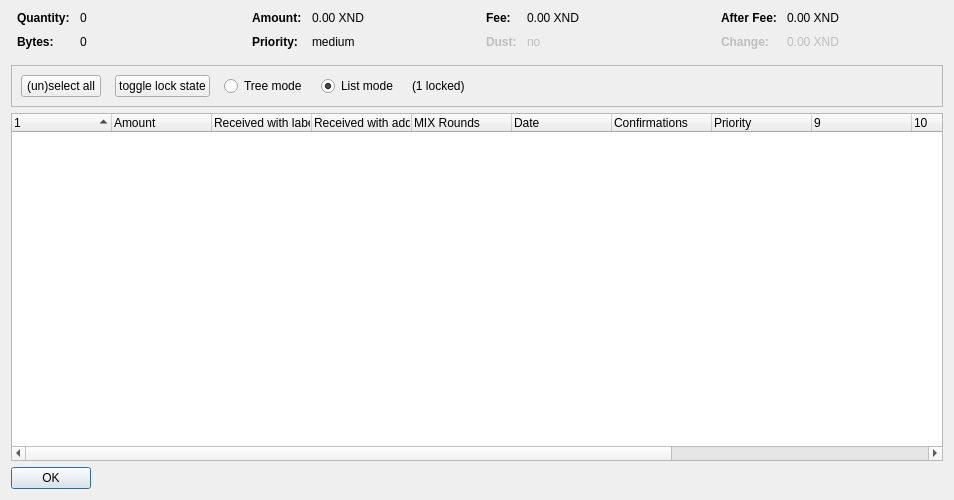
<?xml version="1.0" encoding="UTF-8"?>
<ui version="4.0">
 <class>CoinControlDialog</class>
 <widget class="QDialog" name="CoinControlDialog">
  <property name="geometry">
   <rect>
    <x>0</x>
    <y>0</y>
    <width>954</width>
    <height>500</height>
   </rect>
  </property>
  <property name="windowTitle">
   <string>Coin Selection</string>
  </property>
  <layout class="QVBoxLayout" name="verticalLayout">
   <item>
    <layout class="QHBoxLayout" name="horizontalLayoutTop" stretch="0,0,0,0">
     <property name="topMargin">
      <number>0</number>
     </property>
     <property name="bottomMargin">
      <number>10</number>
     </property>
     <item>
      <layout class="QFormLayout" name="formLayoutCoinControl1">
       <property name="horizontalSpacing">
        <number>10</number>
       </property>
       <property name="verticalSpacing">
        <number>10</number>
       </property>
       <property name="leftMargin">
        <number>6</number>
       </property>
       <property name="rightMargin">
        <number>6</number>
       </property>
       <item row="0" column="0">
        <widget class="QLabel" name="labelCoinControlQuantityText">
         <property name="font">
          <font>
           <weight>75</weight>
           <bold>true</bold>
          </font>
         </property>
         <property name="text">
          <string>Quantity:</string>
         </property>
        </widget>
       </item>
       <item row="0" column="1">
        <widget class="QLabel" name="labelCoinControlQuantity">
         <property name="cursor">
          <cursorShape>IBeamCursor</cursorShape>
         </property>
         <property name="contextMenuPolicy">
          <enum>Qt::ActionsContextMenu</enum>
         </property>
         <property name="text">
          <string notr="true">0</string>
         </property>
         <property name="textInteractionFlags">
          <set>Qt::LinksAccessibleByMouse|Qt::TextSelectableByKeyboard|Qt::TextSelectableByMouse</set>
         </property>
        </widget>
       </item>
       <item row="1" column="0">
        <widget class="QLabel" name="labelCoinControlBytesText">
         <property name="font">
          <font>
           <weight>75</weight>
           <bold>true</bold>
          </font>
         </property>
         <property name="text">
          <string>Bytes:</string>
         </property>
        </widget>
       </item>
       <item row="1" column="1">
        <widget class="QLabel" name="labelCoinControlBytes">
         <property name="cursor">
          <cursorShape>IBeamCursor</cursorShape>
         </property>
         <property name="contextMenuPolicy">
          <enum>Qt::ActionsContextMenu</enum>
         </property>
         <property name="text">
          <string notr="true">0</string>
         </property>
         <property name="textInteractionFlags">
          <set>Qt::LinksAccessibleByMouse|Qt::TextSelectableByKeyboard|Qt::TextSelectableByMouse</set>
         </property>
        </widget>
       </item>
      </layout>
     </item>
     <item>
      <layout class="QFormLayout" name="formLayoutCoinControl2">
       <property name="horizontalSpacing">
        <number>10</number>
       </property>
       <property name="verticalSpacing">
        <number>10</number>
       </property>
       <property name="leftMargin">
        <number>6</number>
       </property>
       <property name="rightMargin">
        <number>6</number>
       </property>
       <item row="0" column="0">
        <widget class="QLabel" name="labelCoinControlAmountText">
         <property name="font">
          <font>
           <weight>75</weight>
           <bold>true</bold>
          </font>
         </property>
         <property name="text">
          <string>Amount:</string>
         </property>
        </widget>
       </item>
       <item row="0" column="1">
        <widget class="QLabel" name="labelCoinControlAmount">
         <property name="cursor">
          <cursorShape>IBeamCursor</cursorShape>
         </property>
         <property name="contextMenuPolicy">
          <enum>Qt::ActionsContextMenu</enum>
         </property>
         <property name="text">
          <string notr="true">0.00 XND</string>
         </property>
         <property name="textInteractionFlags">
          <set>Qt::LinksAccessibleByMouse|Qt::TextSelectableByKeyboard|Qt::TextSelectableByMouse</set>
         </property>
        </widget>
       </item>
       <item row="1" column="0">
        <widget class="QLabel" name="labelCoinControlPriorityText">
         <property name="font">
          <font>
           <weight>75</weight>
           <bold>true</bold>
          </font>
         </property>
         <property name="text">
          <string>Priority:</string>
         </property>
        </widget>
       </item>
       <item row="1" column="1">
        <widget class="QLabel" name="labelCoinControlPriority">
         <property name="cursor">
          <cursorShape>IBeamCursor</cursorShape>
         </property>
         <property name="contextMenuPolicy">
          <enum>Qt::ActionsContextMenu</enum>
         </property>
         <property name="text">
          <string>medium</string>
         </property>
         <property name="textInteractionFlags">
          <set>Qt::LinksAccessibleByMouse|Qt::TextSelectableByKeyboard|Qt::TextSelectableByMouse</set>
         </property>
        </widget>
       </item>
      </layout>
     </item>
     <item>
      <layout class="QFormLayout" name="formLayoutCoinControl3">
       <property name="horizontalSpacing">
        <number>10</number>
       </property>
       <property name="verticalSpacing">
        <number>10</number>
       </property>
       <property name="leftMargin">
        <number>6</number>
       </property>
       <property name="rightMargin">
        <number>6</number>
       </property>
       <item row="0" column="0">
        <widget class="QLabel" name="labelCoinControlFeeText">
         <property name="font">
          <font>
           <weight>75</weight>
           <bold>true</bold>
          </font>
         </property>
         <property name="text">
          <string>Fee:</string>
         </property>
        </widget>
       </item>
       <item row="0" column="1">
        <widget class="QLabel" name="labelCoinControlFee">
         <property name="cursor">
          <cursorShape>IBeamCursor</cursorShape>
         </property>
         <property name="contextMenuPolicy">
          <enum>Qt::ActionsContextMenu</enum>
         </property>
         <property name="text">
          <string notr="true">0.00 XND</string>
         </property>
         <property name="textInteractionFlags">
          <set>Qt::LinksAccessibleByMouse|Qt::TextSelectableByKeyboard|Qt::TextSelectableByMouse</set>
         </property>
        </widget>
       </item>
       <item row="1" column="0">
        <widget class="QLabel" name="labelCoinControlLowOutputText">
         <property name="enabled">
          <bool>false</bool>
         </property>
         <property name="font">
          <font>
           <weight>75</weight>
           <bold>true</bold>
          </font>
         </property>
         <property name="text">
          <string>Dust:</string>
         </property>
        </widget>
       </item>
       <item row="1" column="1">
        <widget class="QLabel" name="labelCoinControlLowOutput">
         <property name="enabled">
          <bool>false</bool>
         </property>
         <property name="cursor">
          <cursorShape>IBeamCursor</cursorShape>
         </property>
         <property name="contextMenuPolicy">
          <enum>Qt::ActionsContextMenu</enum>
         </property>
         <property name="text">
          <string>no</string>
         </property>
         <property name="textInteractionFlags">
          <set>Qt::LinksAccessibleByMouse|Qt::TextSelectableByKeyboard|Qt::TextSelectableByMouse</set>
         </property>
        </widget>
       </item>
      </layout>
     </item>
     <item>
      <layout class="QFormLayout" name="formLayoutCoinControl4">
       <property name="horizontalSpacing">
        <number>10</number>
       </property>
       <property name="verticalSpacing">
        <number>10</number>
       </property>
       <property name="leftMargin">
        <number>6</number>
       </property>
       <property name="rightMargin">
        <number>6</number>
       </property>
       <item row="0" column="0">
        <widget class="QLabel" name="labelCoinControlAfterFeeText">
         <property name="font">
          <font>
           <weight>75</weight>
           <bold>true</bold>
          </font>
         </property>
         <property name="text">
          <string>After Fee:</string>
         </property>
        </widget>
       </item>
       <item row="0" column="1">
        <widget class="QLabel" name="labelCoinControlAfterFee">
         <property name="cursor">
          <cursorShape>IBeamCursor</cursorShape>
         </property>
         <property name="contextMenuPolicy">
          <enum>Qt::ActionsContextMenu</enum>
         </property>
         <property name="text">
          <string notr="true">0.00 XND</string>
         </property>
         <property name="textInteractionFlags">
          <set>Qt::LinksAccessibleByMouse|Qt::TextSelectableByKeyboard|Qt::TextSelectableByMouse</set>
         </property>
        </widget>
       </item>
       <item row="1" column="0">
        <widget class="QLabel" name="labelCoinControlChangeText">
         <property name="enabled">
          <bool>false</bool>
         </property>
         <property name="font">
          <font>
           <weight>75</weight>
           <bold>true</bold>
          </font>
         </property>
         <property name="text">
          <string>Change:</string>
         </property>
        </widget>
       </item>
       <item row="1" column="1">
        <widget class="QLabel" name="labelCoinControlChange">
         <property name="enabled">
          <bool>false</bool>
         </property>
         <property name="cursor">
          <cursorShape>IBeamCursor</cursorShape>
         </property>
         <property name="contextMenuPolicy">
          <enum>Qt::ActionsContextMenu</enum>
         </property>
         <property name="text">
          <string notr="true">0.00 XND</string>
         </property>
         <property name="textInteractionFlags">
          <set>Qt::LinksAccessibleByMouse|Qt::TextSelectableByKeyboard|Qt::TextSelectableByMouse</set>
         </property>
        </widget>
       </item>
      </layout>
     </item>
    </layout>
   </item>
   <item>
    <widget class="QFrame" name="frame">
     <property name="minimumSize">
      <size>
       <width>0</width>
       <height>40</height>
      </size>
     </property>
     <property name="frameShape">
      <enum>QFrame::StyledPanel</enum>
     </property>
     <property name="frameShadow">
      <enum>QFrame::Sunken</enum>
     </property>
     <layout class="QHBoxLayout" name="horizontalLayout">
      <item>
       <layout class="QHBoxLayout" name="horizontalLayoutPanel" stretch="0,0,0,0,0,0">
        <property name="spacing">
         <number>14</number>
        </property>
        <item>
         <widget class="QPushButton" name="pushButtonSelectAll">
          <property name="sizePolicy">
           <sizepolicy hsizetype="Maximum" vsizetype="Fixed">
            <horstretch>0</horstretch>
            <verstretch>0</verstretch>
           </sizepolicy>
          </property>
          <property name="text">
           <string>(un)select all</string>
          </property>
          <property name="autoDefault">
           <bool>false</bool>
          </property>
         </widget>
        </item>
        <item>
         <widget class="QPushButton" name="pushButtonToggleLock">
          <property name="sizePolicy">
           <sizepolicy hsizetype="Maximum" vsizetype="Fixed">
            <horstretch>0</horstretch>
            <verstretch>0</verstretch>
           </sizepolicy>
          </property>
          <property name="text">
           <string>toggle lock state</string>
          </property>
          <property name="autoDefault">
           <bool>false</bool>
          </property>
         </widget>
        </item>
        <item>
         <widget class="QRadioButton" name="radioTreeMode">
          <property name="sizePolicy">
           <sizepolicy hsizetype="Maximum" vsizetype="Fixed">
            <horstretch>0</horstretch>
            <verstretch>0</verstretch>
           </sizepolicy>
          </property>
          <property name="text">
           <string>Tree mode</string>
          </property>
         </widget>
        </item>
        <item>
         <widget class="QRadioButton" name="radioListMode">
          <property name="sizePolicy">
           <sizepolicy hsizetype="Maximum" vsizetype="Fixed">
            <horstretch>0</horstretch>
            <verstretch>0</verstretch>
           </sizepolicy>
          </property>
          <property name="text">
           <string>List mode</string>
          </property>
          <property name="checked">
           <bool>true</bool>
          </property>
         </widget>
        </item>
        <item>
         <widget class="QLabel" name="labelLocked">
          <property name="text">
           <string>(1 locked)</string>
          </property>
         </widget>
        </item>
        <item>
         <spacer name="horizontalSpacer">
          <property name="orientation">
           <enum>Qt::Horizontal</enum>
          </property>
          <property name="sizeHint" stdset="0">
           <size>
            <width>40</width>
            <height>20</height>
           </size>
          </property>
         </spacer>
        </item>
       </layout>
      </item>
     </layout>
    </widget>
   </item>
   <item>
    <widget class="CoinControlTreeWidget" name="treeWidget">
     <property name="contextMenuPolicy">
      <enum>Qt::CustomContextMenu</enum>
     </property>
     <property name="sortingEnabled">
      <bool>false</bool>
     </property>
     <property name="columnCount">
      <number>13</number>
     </property>
     <attribute name="headerShowSortIndicator" stdset="0">
      <bool>true</bool>
     </attribute>
     <attribute name="headerStretchLastSection">
      <bool>false</bool>
     </attribute>
     <column>
      <property name="text">
       <string/>
      </property>
     </column>
     <column>
      <property name="text">
       <string>Amount</string>
      </property>
     </column>
     <column>
      <property name="text">
       <string>Received with label</string>
      </property>
     </column>
     <column>
      <property name="text">
       <string>Received with address</string>
      </property>
     </column>
     <column>
      <property name="text">
       <string>MIX Rounds</string>
      </property>
     </column>
     <column>
      <property name="text">
       <string>Date</string>
      </property>
     </column>
     <column>
      <property name="text">
       <string>Confirmations</string>
      </property>
      <property name="toolTip">
       <string>Confirmed</string>
      </property>
     </column>
     <column>
      <property name="text">
       <string>Priority</string>
      </property>
     </column>
     <column>
      <property name="text">
       <string/>
      </property>
     </column>
     <column>
      <property name="text">
       <string/>
      </property>
     </column>
     <column>
      <property name="text">
       <string/>
      </property>
     </column>
     <column>
      <property name="text">
       <string/>
      </property>
     </column>
     <column>
      <property name="text">
       <string/>
      </property>
     </column>
    </widget>
   </item>
   <item>
    <widget class="QDialogButtonBox" name="buttonBox">
     <property name="sizePolicy">
      <sizepolicy hsizetype="Maximum" vsizetype="Fixed">
       <horstretch>0</horstretch>
       <verstretch>0</verstretch>
      </sizepolicy>
     </property>
     <property name="orientation">
      <enum>Qt::Horizontal</enum>
     </property>
     <property name="standardButtons">
      <set>QDialogButtonBox::Ok</set>
     </property>
    </widget>
   </item>
  </layout>
 </widget>
 <customwidgets>
  <customwidget>
   <class>CoinControlTreeWidget</class>
   <extends>QTreeWidget</extends>
   <header>coincontroltreewidget.h</header>
  </customwidget>
 </customwidgets>
 <resources/>
 <connections/>
</ui>
